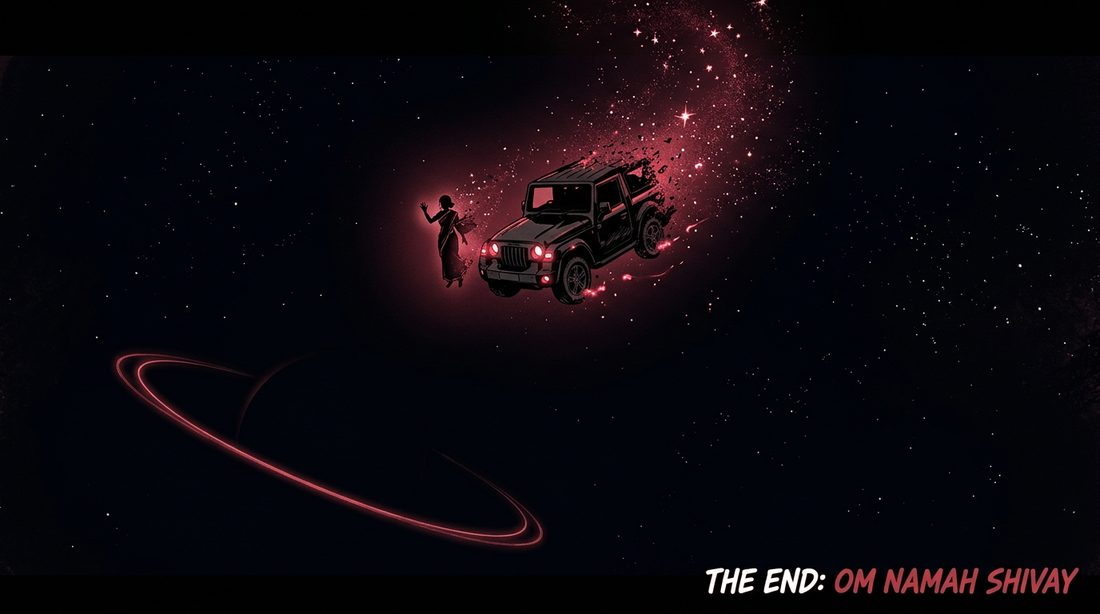
#> input picture creative/thar-vs-escape-velocity/storyboard/web/12_drift_into_void.jpg, 1100 x 614 px, found by its file name
$ python -i build_video.py   (imports and definitions only)
#> lines starting #> are read from the running program, lines starting #| are printed output that depends on the picture
"""Build the Thar vs Escape Velocity animatic: frames + VO + synthesised sound design.

Notes:
  * The Devanagari face available here has no OpenType shaping, so Hindi subtitles
    are transliterated to Latin script (fonts lack raqm/HarfBuzz). Hinglish reads
    fine for this genre anyway.
  * All SFX are synthesised with numpy (no external samples) — the silence in
    shot 04 is deliberate.
"""

import os
import subprocess
import wave

import numpy as np
from PIL import Image, ImageDraw, ImageFont, ImageFilter

import imageio_ffmpeg

# [1 line that did not run here, left out]
HERE = os.path.dirname(os.path.abspath(__file__))
SB = os.path.join(HERE, "storyboard")
AUD = os.path.join(HERE, "audio")
TMP = "/tmp/build"
W, H, FPS, DUR = 1600, 900, 30, 60.0
SR = 44100
N = int(SR * DUR)

# [1 line not run here, left out]

INK = (17, 17, 17)
RED = (179, 20, 30)
CREAM = (245, 242, 238)

BOLD = "/usr/share/fonts/truetype/dejavu/DejaVuSans-Bold.ttf"
MONO = "/usr/share/fonts/truetype/dejavu/DejaVuSansMono-Bold.ttf"


def font(path, size):
    return ImageFont.truetype(path, size)


# --------------------------------------------------------------------------- audio
def silence():
    return np.zeros(N, dtype=np.float32)


def t_axis(dur):
    return np.arange(int(SR * dur), dtype=np.float32) / SR


# [24 lines left out: functions add, place, env, not called in this run]


def expdecay(dur, tau):
    return np.exp(-t_axis(dur) / tau).astype(np.float32)


# [11 lines left out: function lowpass, not called in this run]


def highpass(x, cutoff):
    return x - lowpass(x, cutoff)


# [12 lines left out: function sweep, not called in this run]


def noise(dur):
    return np.random.uniform(-1, 1, int(SR * dur)).astype(np.float32)


# --- individual SFX ---------------------------------------------------------
# [161 lines left out: functions sfx_sub_boom, sfx_impact, sfx_drop_whoosh, sfx_scratch, sfx_ting, sfx_rev and 8 more, not called in this run]


# --------------------------------------------------------------------------- picture
CROPS = {"12_drift_into_void.png": (0.0, 0.0, 1.0, 0.84)}


def load(name):
    """Load a storyboard frame, preferring the full-res master, cropping letterbox bars."""
#> called with name = 'storyboard/web/12_drift_into_void.jpg'
    base = os.path.splitext(name)[0]
    for cand in (os.path.join(SB, name), os.path.join(SB, "web", base + ".jpg")):
        if os.path.exists(cand):
            im = Image.open(cand).convert("RGB")
#> im is the input picture: PIL image 1100x614 RGB; mean R, G, B 12, 7.4, 13.1
            break
    else:
        raise FileNotFoundError(name)
    # crop baked-in letterbox bars (near-black rows at top/bottom)
    g = im.convert("L")
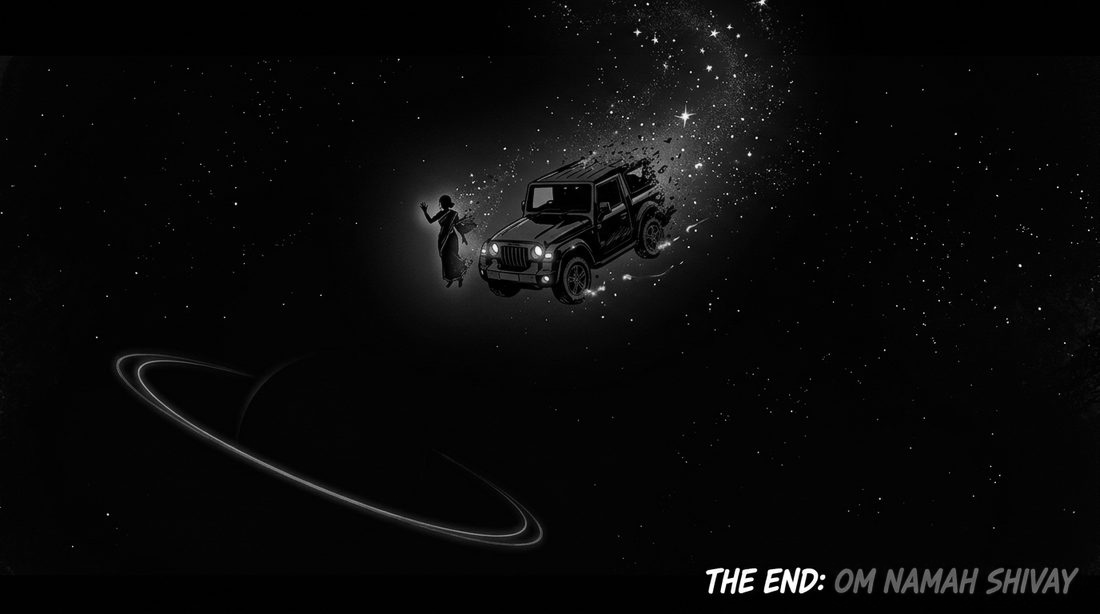
#> g: PIL image 1100x614 L; min 0, max 255, mean 9.4
    w, h = g.size
#> w = 1100; h = 614
    rows = [g.crop((0, y, w, y + 1)).resize((1, 1)).getpixel((0, 0)) for y in range(h)]
#> rows = 614 values, max 32 at index 571, min 1 at index 595, mean 10.12
    top = 0
    while top < h // 4 and rows[top] < 12:
        top += 1
#> this loop made 104 passes
#> after the loop, top = 104
    bot = h
#> bot = 614
    while bot > h * 3 // 4 and rows[bot - 1] < 12:
        bot -= 1
#> this loop made 21 passes
#> bot on passes 1 to 12: 613, 612, 611, 610, 609, 608, 607, 606, 605, 604, 603, 602
#> after the loop, bot = 593
    if top or bot < h:
        im = im.crop((0, top, w, bot))
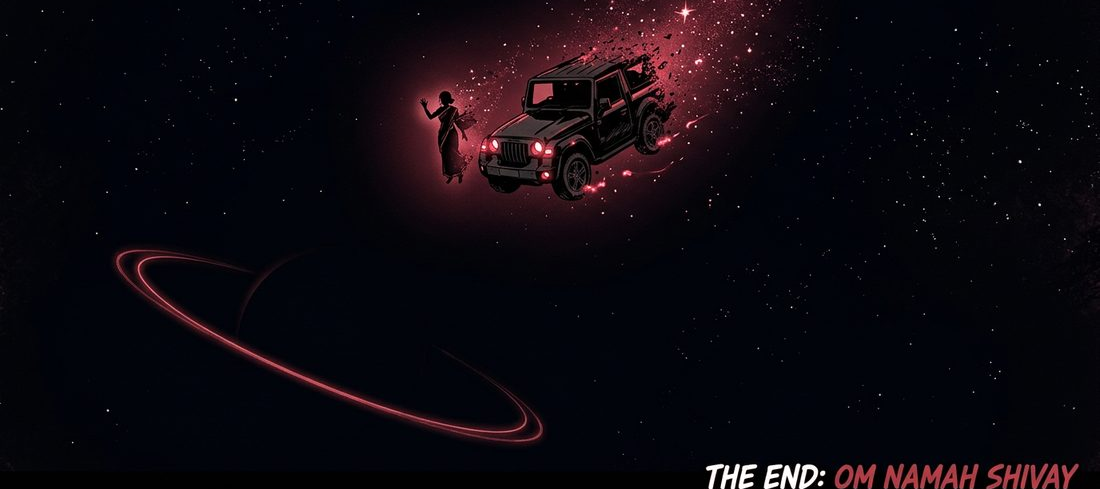
#> im: PIL image 1100x489 RGB; mean R, G, B 13, 8.2, 14.5
    if name in CROPS:
        x0, y0, x1, y1 = CROPS[name]
        w2, h2 = im.size
        im = im.crop((int(w2 * x0), int(h2 * y0), int(w2 * x1), int(h2 * y1)))
    return im


# [42 lines left out: functions plate_bg, cover, not called in this run]


def white_card():
    return Image.new("RGB", (W, H), (250, 250, 250))


def black_card():
    return Image.new("RGB", (W, H), (0, 0, 0))


F_TITLE = font(BOLD, 118)
F_TITLE_S = font(BOLD, 62)
F_KICK = font(MONO, 30)
F_SUB = font(BOLD, 54)
F_SMALL = font(MONO, 26)


# [287 lines left out: functions wrap, subtitle_card, overlay_text, speed_lines, flash, build_frames and 2 more, not called in this run]


# [2 lines not run here, left out]

>>> result = load('storyboard/web/12_drift_into_void.jpg')
